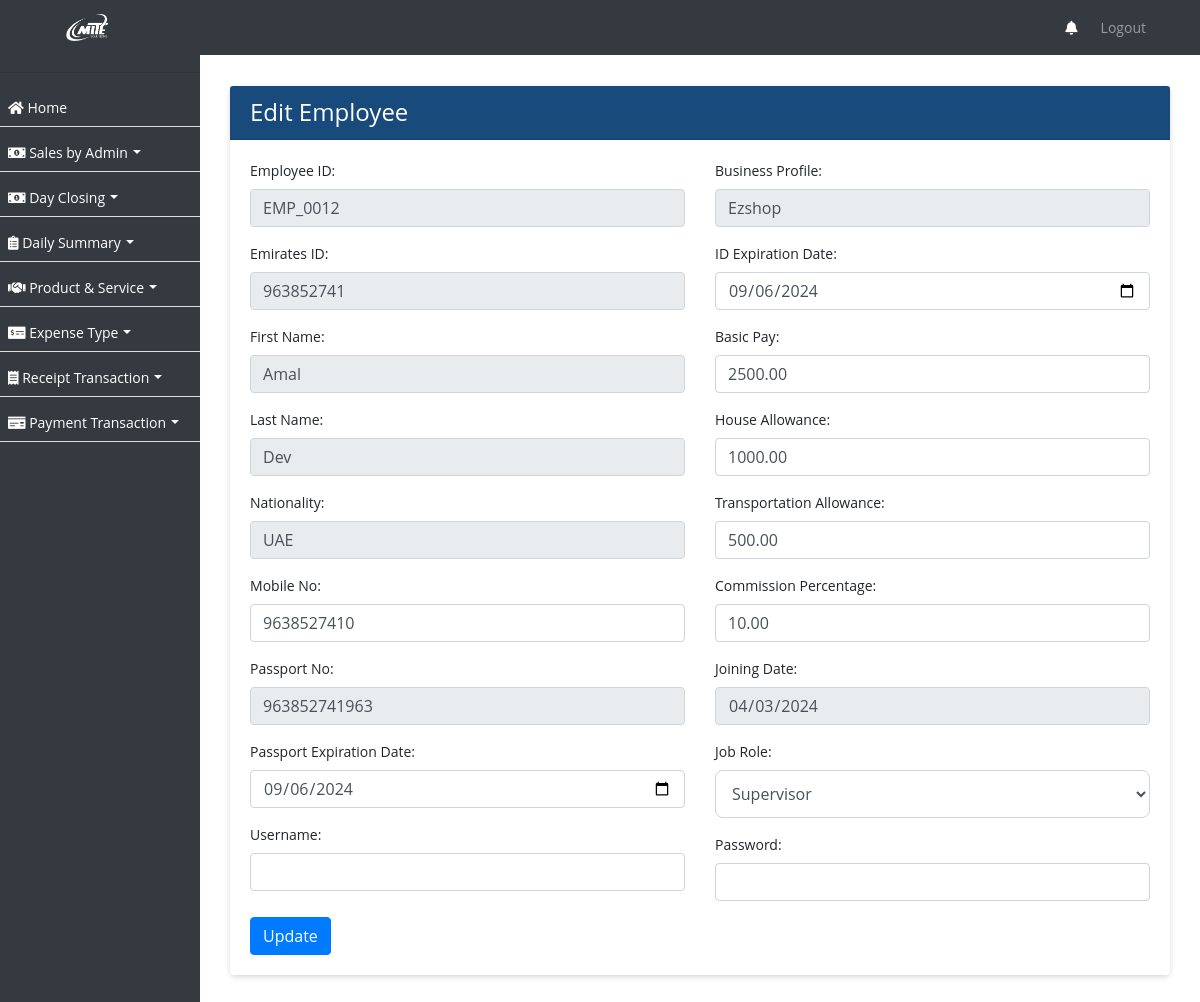
Screenshot of /employees/15/edit/ with the database file from the repository.
### ezshopapp/models.py (models this page shows, shortened)
class Employee(models.Model):
    employee_id = models.CharField(max_length=10, unique=True)
    username = models.CharField(max_length=50, null=True)
    password = models.CharField(max_length=50, null=True)
    business_profile = models.CharField(max_length=255, null=True)
    business_profile_id = models.IntegerField(null=True)
    first_name = models.CharField(max_length=255)
    second_name = models.CharField(max_length=255)
    nationality = models.CharField(max_length=255)
    mobile_no = models.CharField(max_length=20, blank=True, null=True)
    passport_no = models.CharField(max_length=20, unique=True)
    passport_expiration_date = models.DateField()
    emirates_id = models.CharField(max_length=20, unique=True)
    id_expiration_date = models.DateField()
    basic_pay = models.DecimalField(max_digits=10, decimal_places=2)
    house_allowance = models.DecimalField(max_digits=10, decimal_places=2, default=0)
    transportation_allowance = models.DecimalField(max_digits=10, decimal_places=2, default=0)
    commission_percentage = models.DecimalField(max_digits=5, decimal_places=2, default=0, validators=[MinValueValidator(0)])
    joining_date = models.DateField()
    job_role = models.ForeignKey(Role, on_delete=models.SET_NULL, null=True)
    is_employee = models.BooleanField(default=True)
    created_on = models.DateTimeField(auto_now_add=True, null=True)

### ezshopapp/views.py (the view)
# urls.py: path('employees/<int:pk>/edit/', employee_edit, name='employee_edit'),
def employee_edit(request, pk):
    employee = get_object_or_404(Employee, pk=pk)
    if request.method == 'POST':
        form = EmployeeForm(request.POST, instance=employee)
        if form.is_valid():
            form.save()
            return redirect('employee_list')
    else:
        form = EmployeeForm(instance=employee)
    return render(request, 'employee_edit.html', {'form': form})

### ezshopapp/forms.py (shortened to what this page needs)
class EmployeeForm(forms.ModelForm):
    class Meta:
        model = Employee
        fields = '__all__'

### ezshopapp/models.py (called while the page is built)
    def __str__(self):
        return self.name

### ezshopapp/templates/employee_edit.html (shortened to what this page needs)
{% extends 'base.html' %}
{% block content %}
  <div class="container">
    <div class="card">
      <div class="card-header">
        <h4 class="text-white mb-0">Edit Employee</h4>
      </div>
      <div class="card-body">
    <form method="post">
      <div class="row">
      <div class="col-md-6">
      <div class="form-group">
        <label for="employee_id">Employee ID:</label>
        <input type="text" id="employee_id" name="employee_id" value="{{ form.employee_id.value }}" class="form-control" readonly>
      </div>
      <div class="form-group">
        <label for="emirates_id">Emirates ID:</label>
        <input type="text" id="emirates_id" name="emirates_id" value="{{ form.emirates_id.value }}" class="form-control" readonly>
      </div>
      <div class="form-group">
        <label for="first_name">First Name:</label>
        <input type="text" id="first_name" name="first_name" value="{{ form.first_name.value }}" class="form-control" readonly>
      </div>
      <div class="form-group">
        <label for="second_name">Last Name:</label>
        <input type="text" id="second_name" name="second_name" value="{{ form.second_name.value }}" class="form-control" readonly>
      </div>
      <div class="form-group">
        <label for="nationality">Nationality:</label>
        <input type="text" id="nationality" name="nationality" value="{{ form.nationality.value }}" class="form-control" readonly>
      </div>
      <div class="form-group">
        <label for="mobile_no">Mobile No:</label>
        <input type="text" id="mobile_no" name="mobile_no" value="{{ form.mobile_no.value }}" class="form-control">
      </div>
      <div class="form-group">
        <label for="passport_no">Passport No:</label>
        <input type="text" id="passport_no" name="passport_no" value="{{ form.passport_no.value }}" class="form-control" readonly>
      </div>
      <div class="form-group">
        <label for="passport_expiration_date">Passport Expiration Date:</label>
        <input type="date" id="passport_expiration_date" name="passport_expiration_date" value="{{ form.passport_expiration_date.value|date:'Y-m-d' }}" class="form-control" >
      </div>
      <div class="form-group">
        <label for="username">Username:</label>
        <input type="text" id="username" name="username" class="form-control"  required>
    </div>
    </div>
    <div class="col-md-6">
      <div class="form-group">
        <label for="business_profile">Business Profile:</label>
        <input type="text" id="business_profile" name="business_profile" value="{{ form.business_profile.value }}" class="form-control" readonly>
      </div>
      <div class="form-group">
        <label for="id_expiration_date">ID Expiration Date:</label>
        <input type="date" id="id_expiration_date" name="id_expiration_date" value="{{ form.id_expiration_date.value|date:'Y-m-d' }}" class="form-control" >
      </div>
      <div class="form-group">
        <label for="basic_pay">Basic Pay:</label>
        <input type="text" id="basic_pay" name="basic_pay" value="{{ form.basic_pay.value }}" class="form-control" >
      </div>
      <div class="form-group">
        <label for="house_allowance">House Allowance:</label>
        <input type="text" id="house_allowance" name="house_allowance" value="{{ form.house_allowance.value }}" class="form-control" >
      </div>
      <div class="form-group">
        <label for="transportation_allowance">Transportation Allowance:</label>
        <input type="text" id="transportation_allowance" name="transportation_allowance" value="{{ form.transportation_allowance.value }}" class="form-control" >
      </div>
      <div class="form-group">
        <label for="commission_percentage">Commission Percentage:</label>
        <input type="text" id="commission_percentage" name="commission_percentage" value="{{ form.commission_percentage.value }}" class="form-control" >
      </div>
      <div class="form-group">
        <label for="joining_date">Joining Date:</label>
        <input type="date" id="joining_date" name="joining_date" value="{{ form.joining_date.value|date:'Y-m-d' }}" class="form-control" readonly>
      </div>
      <div class="form-group mb-0">
        <label for="job_role">Job Role:</label>
        {{ form.job_role }}
    </div>
    <div class="form-group mt-2">
      <label for="password">Password:</label>
      <input type="password" id="password" name="password" class="form-control"  required>
  </div>
    </div>
  </div>
      <button type="submit" class="btn btn-primary">Update</button>
    </form>
  </div>
</div>
  </div>
{% endblock %}

### ezshopapp/templates/base.html (style rules this page uses)
body, p, h1, h2, h3, h4, h5, h6, a, li, label, input, div, span, small { font-family: "Open Sans", sans-serif !important; }
button:focus, button { outline: none !important; border: none; }
body, p, a, li, li>a { font-size:14px !important; }
h4 { color: #fff !important; }
body { padding-top: 56px; background-color: #ffffff !important; }
.form-control { line-height: 1.25 !important; }
.card { border:0px !important; margin-top:15px; margin-bottom:15px; box-shadow: 0px 2px 6px -1px #ccc; }
.card-header { background-color: #184b7c !important; color:#fff !important; }
.btn-primary { --bs-btn-color: #fff; --bs-btn-bg: #00B69B; --bs-btn-border-color: #00B69B; --bs-btn-hover-color: #000; --bs-btn-hover-bg: #26c1aa; --bs-btn-hover-border-color: #1abda5; --bs-btn-focus-shadow-rgb: 0, 155, 132; --bs-btn-active-color: #000; --bs-btn-active-bg: #33c5af; --bs-btn-active-border-color: #1abda5; --bs-btn-active-shadow: inset 0 3px 5px rgba(0, 0, 0, 0.125); --bs-btn-disabled-color: #000; --bs-btn-disabled-bg: #00B69B; --bs-btn-disabled-border-color: #00B69B; }
input, select { width: 100%; padding: 0.375rem 0.75rem; margin-bottom: 0.5rem; font-size: 1rem; line-height: 1.5; color: #495057; background-color: #fff; background-clip: padding-box; border: 1px solid #ced4da; border-radius: 0.25rem; transition: border-color 0.15s ease-in-out, box-shadow 0.15s ease-in-out; }

### ezshopapp/templates/employee_edit.html (style rules this page uses)
#id_job_role { width: 100% !important; padding: 0.375rem 0.75rem !important; font-size: 1rem !important; height: 48px !important; line-height: 1.5 !important; color: #495057 !important; background-color: #fff !important; background-clip: padding-box !important; border: 1px solid #ced4da !important; border-radius: 0.5rem !important; transition: border-color 0.15s ease-in-out, box-shadow 0.15s ease-in-out !important; }

### rows the page displays
Employee: employee_id "EMP_0012", emirates_id "963852741", first_name "Amal", second_name "Dev", nationality "UAE", mobile_no "9638527410", passport_no "963852741963", passport_expiration_date "09/06/2024", business_profile "Ezshop", id_expiration_date "09/06/2024", basic_pay "2500.00", house_allowance "1000.00", transportation_allowance "500.00", commission_percentage "10.00", joining_date "04/03/2024", job_role "Supervisor"
